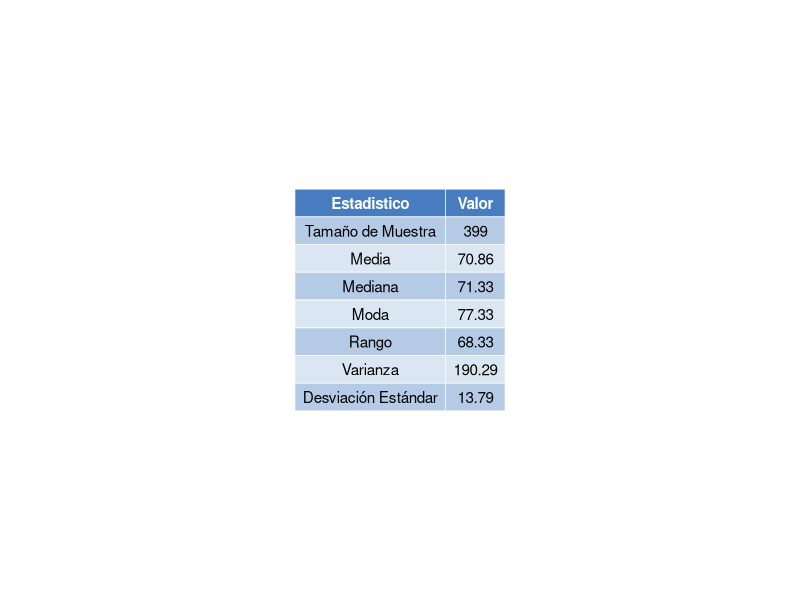
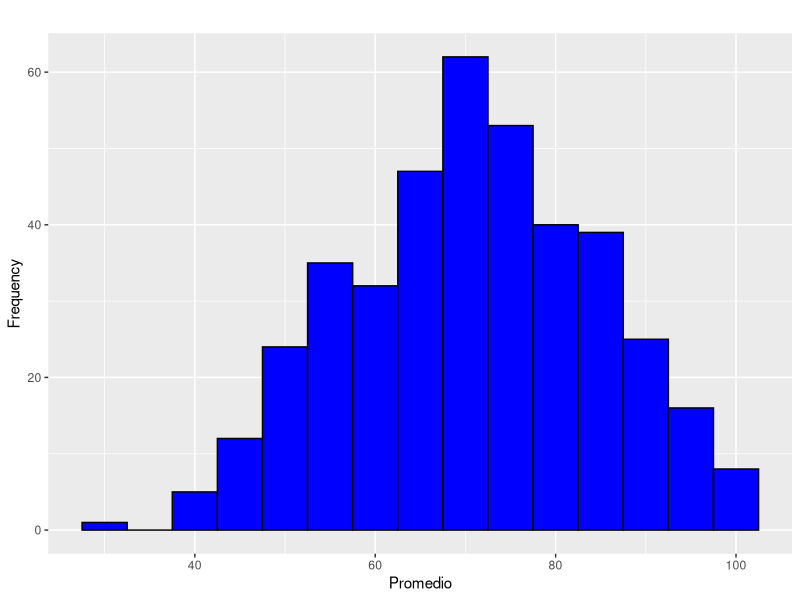
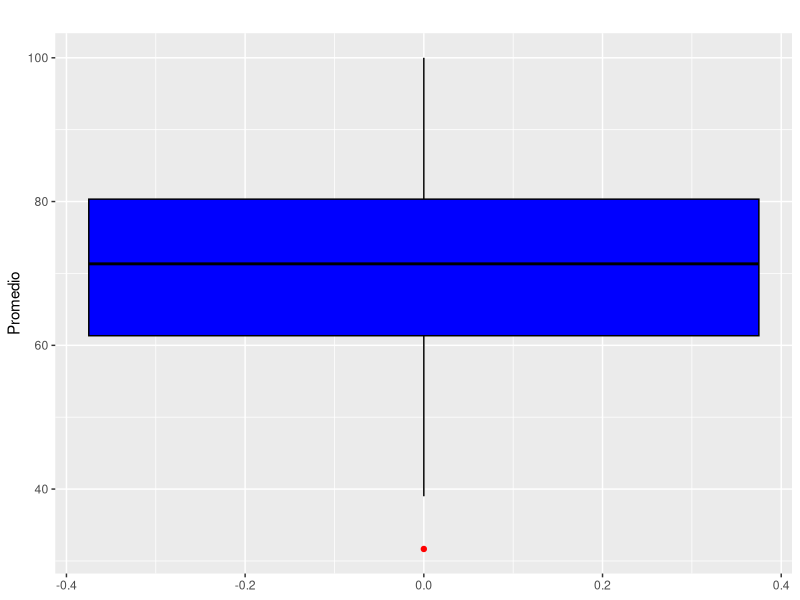

R code for these plots, in order:
library(dplyr)
library(ggplot2)
library(ggpubr)


get_mode <- function(v) {
  uniqv <- unique(v)
  uniqv[which.max(tabulate(match(v, uniqv)))]
}

calculate_statistics <- function(score_column) {

  size_muestra <- format(nrow(muestra_universidad), nsmall = 0)
  average <- round(mean(score_column, na.rm = TRUE), 2)
  variance <- round(var(score_column, na.rm = TRUE), 2)
  range_values <- range(score_column, na.rm = TRUE)
  range_value <- round(diff(range_values), 2)
  mode_value <- round(get_mode(score_column), 2)
  std_dev <- round(sd(score_column, na.rm = TRUE), 2)
  median_value <- round(median(score_column, na.rm = TRUE), 2)
  
  return(c(size_muestra, average, median_value,  mode_value, range_value,variance, std_dev))
}

make_table <- function(column_names, stats_columns) {
  return (data.frame(
  Statistic = column_names,
  Stats_Column = stats_columns
))
}

change_table_names <- function(table) {
  names(table) <- c("Estadistico", "Valor")
  return(table)
}

make_table_plot<-function(table, table_path){
table_plot <- ggtexttable(table, rows = NULL, theme = ttheme("mBlue"))
ggsave(table_path, plot = table_plot, width = 6, height = 4)  
}


make_histogram_plot <- function(data, column, binwidth = 5, fill_color = "blue", 
                                      border_color = "black", title, x_label, y_label = "Frequency", 
                                      file_path, width = 6, height = 4) {
  histogram_plot <- ggplot(data, aes_string(x = column)) +
    geom_histogram(binwidth = binwidth, fill = fill_color, color = border_color) +
    labs(title = title, x = x_label, y = y_label)
  
  ggsave(file_path, plot = histogram_plot, width = width, height = height)
}

make_box_plot <- function(data, column, fill_color = "blue", 
                          border_color = "black", title = NULL, 
                          y_label = NULL, file_path, 
                          outlier_color = "red", width = 4, height = 6) {
  
  # Check if the column exists in the data
  if (!column %in% names(data)) {
    stop(paste("Column", column, "not found in the data"))
  }
  
  # Set default labels if not provided
  if (is.null(title)) {
    title <- paste("Boxplot of", column)
  }
  if (is.null(y_label)) {
    y_label <- column
  }
  
  # Create the boxplot using ggplot2
  box_plot <- ggplot(data, aes_string(y = column)) +
    geom_boxplot(fill = fill_color, color = border_color, outlier.color = outlier_color) +
    labs(title = title, y = y_label)
  
  # Save the boxplot to the specified file path
  ggsave(file_path, plot = box_plot, width = width, height = height)
}

data <- read.csv("StudentsPerformance.csv")

muestra_universidad <- data %>%
  select(parental_level_of_education, promedio) %>%
  filter(parental_level_of_education %in% c("bachelor's degree", "associate's degree", "master's degree"))


university_stats <- calculate_statistics(muestra_universidad$promedio)

column_names <- c("Tamaño de Muestra", "Media", "Mediana","Moda","Rango",  "Varianza",  "Desviación Estándar")

university_table <- make_table(column_names, university_stats) %>% change_table_names()

make_table_plot(university_table,"objective1/descriptive_analysis/university/images/university_table_plot.png")

make_histogram_plot(
  data = muestra_universidad,
  column = "promedio",
  binwidth = 5,
  fill_color = "blue",
  border_color = "black",
  title = "",
  x_label = "Promedio",
  file_path = "objective1/descriptive_analysis/university/images/university_hist_plot.png"
)

make_box_plot(
  data = muestra_universidad,
  column = "promedio",
  fill_color = "blue",
  border_color = "black",
  title = "",
  y_label = "Promedio",
  file_path = "objective1/descriptive_analysis/university/images/university_box_plot.png",
  outlier_color = "red",
  width = 4,
  height = 6  
)